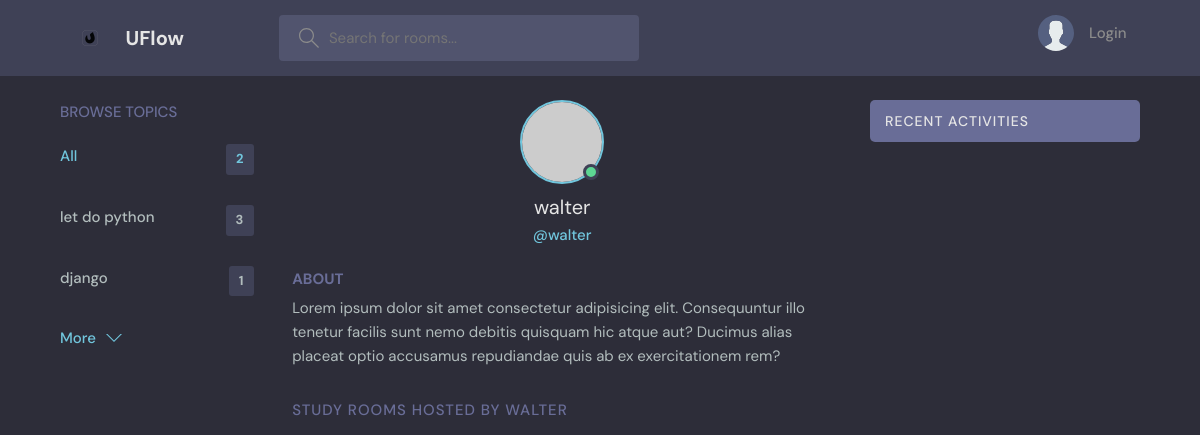
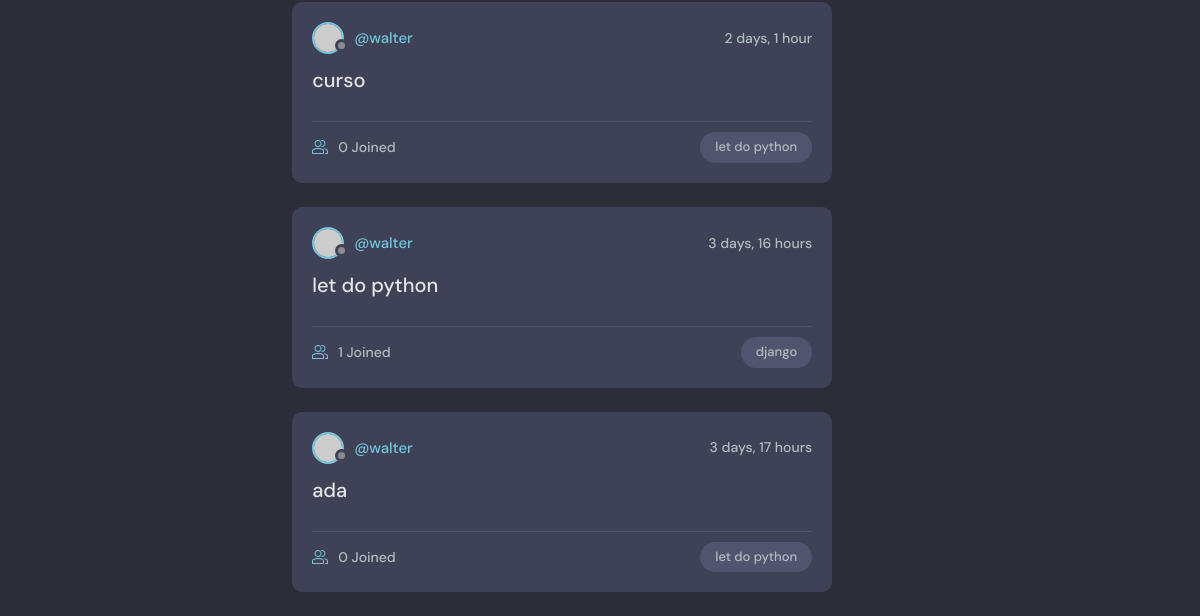
/profile/1/, run on an earlier commit of the app's database (2 pictures, top to bottom).
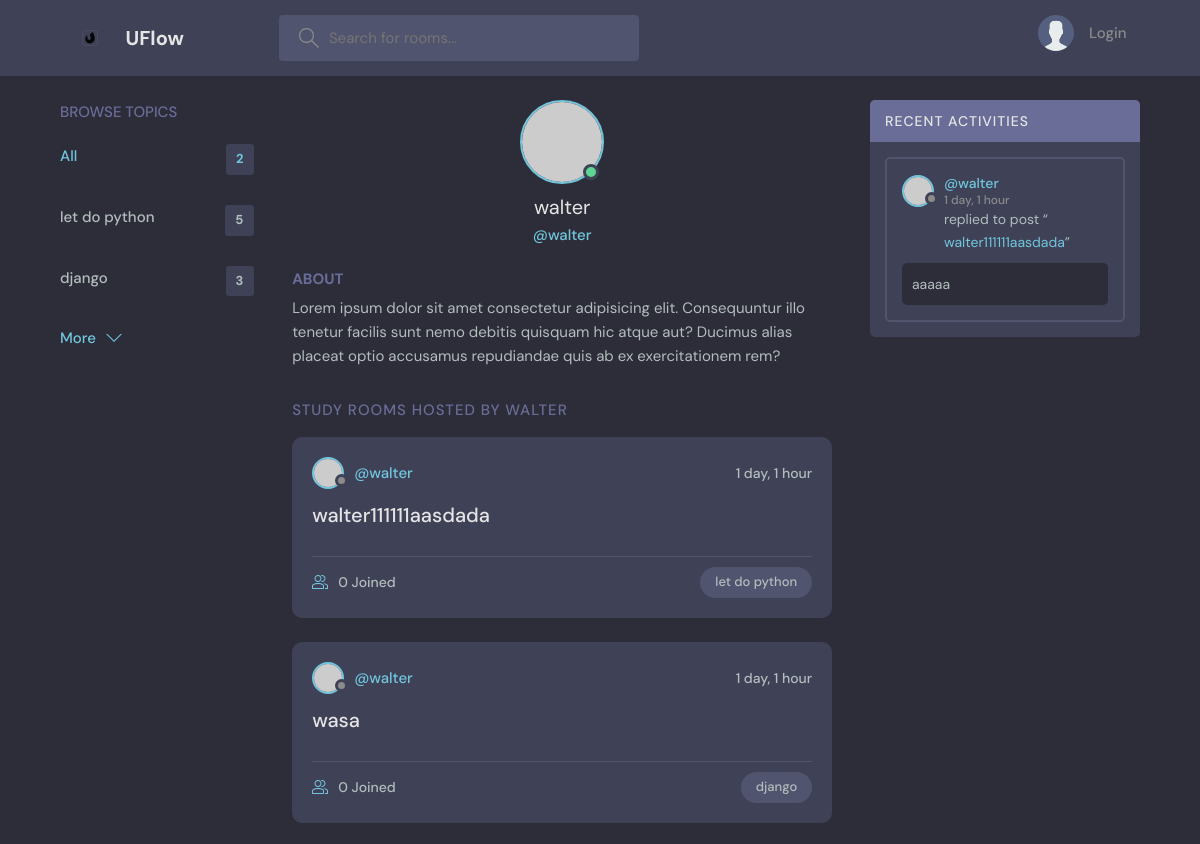
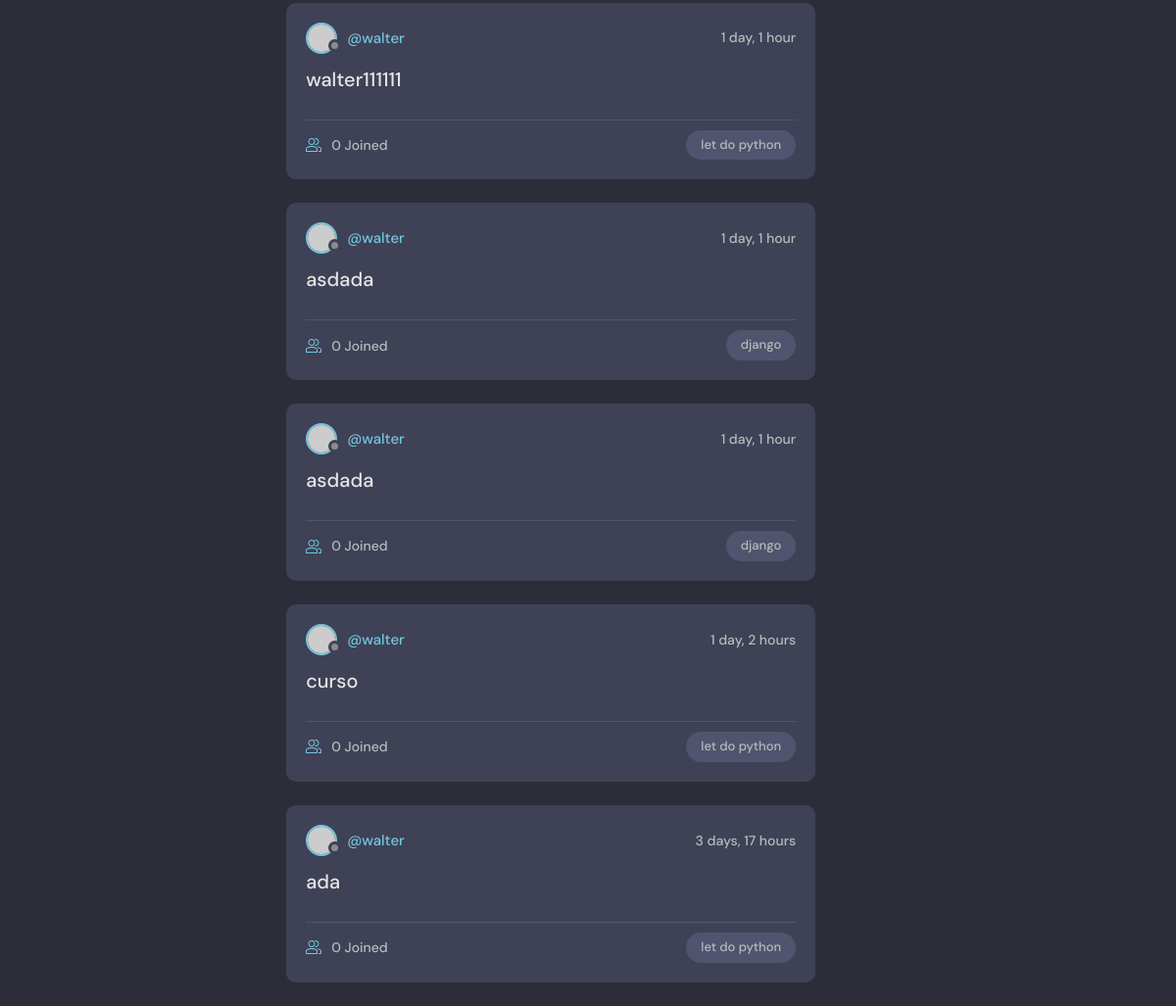
And on a later commit of the database (2 pictures, top to bottom).
### base/models.py (models this page shows, shortened)
class Topic(models.Model):
    name = models.CharField(max_length=200)

class Room(models.Model):
    host = models.ForeignKey(User, on_delete=models.CASCADE)
    topic = models.ForeignKey(Topic, on_delete=models.SET_NULL, null=True)
    name = models.CharField(max_length=200)
    description = models.TextField(null=True, blank=True)
    participants = models.ManyToManyField(User, related_name='participants', blank=True)
    updated = models.DateTimeField(auto_now=True)
    created = models.DateTimeField(auto_now_add=True)
    class Meta:
        ordering = ['-updated', '-created']
    def __str__(self):
        return self.name

class Message(models.Model):
    user = models.ForeignKey(User, on_delete=models.CASCADE)
    room = models.ForeignKey(Room, on_delete=models.CASCADE)
    body = models.TextField()
    updated = models.DateTimeField(auto_now=True)
    created = models.DateTimeField(auto_now_add=True)
    class Meta:
        ordering = ['-updated', '-created']
    def __str__(self):
        return self.body[0:50]

### base/views.py (the view)
# urls.py: path('profile/<str:pk>/', views.userProfile, name='user-profile'),
def userProfile(request,pk):
    user = User.objects.get(id=pk)  # Fetch a specific User object by its primary key (pk)
    rooms = user.room_set.all()  # Fetch all rooms created by the user
    room_messages = user.message_set.all()  # Fetch all messages sent by the user
    topics = Topic.objects.all()  # Fetch all Topic objects from the database
    context = {'user': user, 'rooms': rooms,'room_messages': room_messages, 'topics': topics }  # Context dictionary to pass data to the template
    return render(request, 'base/profile.html',context)

### base/templates/base/profile.html (shortened to what this page needs)
{% extends 'main.html' %}
{% block content %}
  <main class="profile-page layout layout--3">
    <div class="container">
      {% include 'base/topics_component.html' %}
      <div class="roomList">
        <div class="profile">
          <div class="profile__avatar">
            <div class="avatar avatar--large active">
              <img src="https://randomuser.me/api/portraits/men/11.jpg" />
            </div>
          </div>
          <div class="profile__info">
            <h3>{{user.username}}</h3>
            <p>@{{user.username}}</p>
          </div>
          <div class="profile__about">
            <h3>About</h3>
            <p>
              Lorem ipsum dolor sit amet consectetur adipisicing elit. Consequuntur illo tenetur
              facilis sunt nemo debitis quisquam hic atque aut? Ducimus alias placeat optio
              accusamus repudiandae quis ab ex exercitationem rem?
            </p>
          </div>
        </div>
        <div class="roomList__header">
          <div>
            <h2>Study Rooms Hosted by {{user.username}}</a>
            </h2>
          </div>
        </div>
        {% include 'base/feed_component.html' %}
      </div>
      {% include 'base/activity_component.html' %}
    </div>
  </main>
{% endblock content %}

### templates/main.html (shortened to what this page needs)
<!DOCTYPE html>
{% load static %}
<html lang="en">
  <head>
    <link rel="stylesheet" href="{% static 'styles/style.css' %}" />
  </head>
  <body>
    {% include "nav.html" %}
    {% block content %}
    {% endblock content %}
  </body>
</html>

### templates/nav.html (shortened to what this page needs)
{% load static %}
<header class="header header--loggedIn">
  <div class="container">
    <a href="{% url 'home' %}" class="header__logo">
      <img  src="{% static 'images/logo.png' %}"  />
      <h1>UFlow</h1>
    </a>
    <form class="header__search" method="GET" action="{% url 'home' %}">
      <label>
        <input name="q" placeholder="Search for rooms..." />
      </label>
    </form>
    <nav class="header__menu">
      {% if request.user.is_authenticated %}
      <div class="header__user">
        <a href="{%url 'user-profile' request.user.id %}">
          <div class="avatar avatar--medium active">
            <img src="https://randomuser.me/api/portraits/men/37.jpg" />
          </div>
          <p>{{request.user.username}}<span>@{{request.user.username}}</span></p>
        </a>
        <button class="dropdown-button">
          <svg version="1.1" xmlns="http://www.w3.org/2000/svg" width="32" height="32" viewBox="0 0 32 32">
            <title>chevron-down</title>
            <path d="M16 21l-13-13h-3l16 16 16-16h-3l-13 13z"></path>
          </svg>
        </button>
      </div>
      {% else %}
      <a href="{% url 'login' %}">
        <img src="{% static 'images/avatar.svg' %}" />
        <p>Login</p>
      </a>
      {% endif %}
    </nav>
  </div>
</header>

### base/templates/base/topics_component.html
        <div class="topics">
            <div class="topics__header">
              <h2>Browse Topics</h2>
            </div>
            <ul class="topics__list">
              <li>
                <a href="{% url 'home' %}" class="active">All <span>{{topics.count}}</span></a>
              </li>
              {% for topic in topics%}
              <li>
                <a href="{% url 'home' %}?q={{topic.name}}">{{topic.name}}<span>{{topic.room_set.all.count}}</span></a>
              </li>
              {% endfor %}
            </ul>
            <a class="btn btn--link" href="{% url 'topics' %}">
              More
              <svg version="1.1" xmlns="http://www.w3.org/2000/svg" width="32" height="32" viewBox="0 0 32 32">
                <title>chevron-down</title>
                <path d="M16 21l-13-13h-3l16 16 16-16h-3l-13 13z"></path>
              </svg>
            </a>
          </div>

### base/templates/base/feed_component.html (shortened to what this page needs)
{% for room in rooms %}
<div class="roomListRoom">
    <div class="roomListRoom__header">
      <a href="{% url 'user-profile' room.host.id %}" class="roomListRoom__author">
        <div class="avatar avatar--small">
          <img src="https://randomuser.me/api/portraits/women/11.jpg" />
        </div>
        <span>@{{room.host.username}}</span>
      </a>
      <div class="roomListRoom__actions">
        <span>{{room.created|timesince}}</span>
      </div>
    </div>
    <div class="roomListRoom__content">
      <a href="{% url 'room' room.id %}">{{room.name}}</a>
    </div>
    <div class="roomListRoom__meta">
      <a href="{% url 'room' room.id %}" class="roomListRoom__joined">
        {{room.participants.count}} Joined
      </a>
      <p class="roomListRoom__topic">{{room.topic.name}}</p>
    </div>
        </div>
{% endfor %}

### base/templates/base/activity_component.html (shortened to what this page needs)
<div class="activities">
    <div class="activities__header">
      <h2>Recent Activities</h2>
    </div>
    {% for message in room_messages %}
    <div class="activities__box">
      <div class="activities__boxHeader roomListRoom__header">
        <a href="{%url 'user-profile' message.user.id %}" class="roomListRoom__author">
          <div class="avatar avatar--small">
            <img src="https://randomuser.me/api/portraits/women/11.jpg" />
          </div>
          <p>
            @{{message.user.username}}
            <span>{{message.created|timesince}}</span>
          </p>
        </a>
      </div>
      <div class="activities__boxContent">
        <p>replied to post “<a href="{% url 'room' message.room.id %}">{{message.room}}</a>”</p>
        <div class="activities__boxRoomContent">
            {{message}}
        </div>
      </div>
    </div>
    {% endfor %}
  </div>

What changed in the data, as far as the page shows it:
removed Room: host.username "walter", created "2 days, 1 hour", name "curso", participants.count "0", topic.name "let do python"
removed Room: host.username "walter", created "3 days, 16 hours", name "let do python", participants.count "1", topic.name "django"
computed for Topic "let do python": room_set.all.count "3" → "5"
computed for Topic "django": room_set.all.count "1" → "3"
added Room: host.username "walter", created "1 day, 1 hour", name "walter111111aasdada", participants.count "0", topic.name "let do python"
added Room: host.username "walter", created "1 day, 1 hour", name "wasa", participants.count "0", topic.name "django"
added Room: host.username "walter", created "1 day, 1 hour", name "walter111111", participants.count "0", topic.name "let do python"
added Room: host.username "walter", created "1 day, 1 hour", name "asdada", participants.count "0", topic.name "django"
added Room: host.username "walter", created "1 day, 1 hour", name "asdada", participants.count "0", topic.name "django"
added Room: host.username "walter", created "1 day, 2 hours", name "curso", participants.count "0", topic.name "let do python"
added Message: user.username "walter", created "1 day, 1 hour", room "walter111111aasdada", body "aaaaa"
